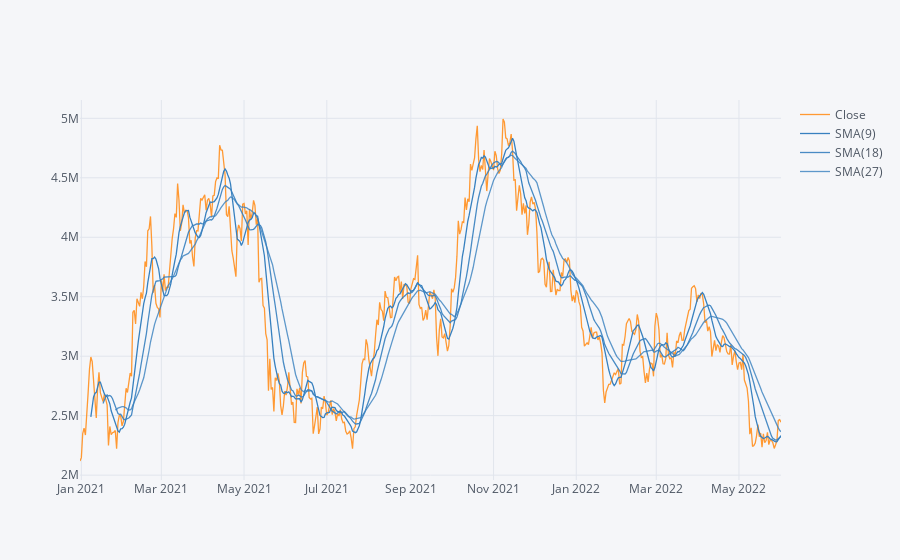

This figure's notebook cell:
### Code cell
df['Close'].loc['2020-12-30':'2022-12-30'].ta_plot(study='sma',periods=[9,18,27])

### Figure 1 — Plotly figure (JSON) as saved in the notebook; plotly's stock layout.template omitted (floating-point values rounded to 4 significant figures; data arrays with more than 128 entries replaced by an {"elided": "..."} marker saying what was removed)
{"data": [{"line": {"color": "rgba(255, 153, 51, 1.0)", "dash": "solid", "shape": "linear", "width": 1.3}, "mode": "lines", "name": "Close", "text": "", "type": "scatter", "x": {"elided": "518 str values"}, "y": {"elided": "518 float values"}}, {"line": {"color": "rgba(55, 128, 191, 1.0)", "dash": "solid", "shape": "linear", "width": 1.3}, "mode": "lines", "name": "SMA(9)", "text": "", "type": "scatter", "x": {"elided": "518 str values"}, "y": {"elided": "518 mixed values"}}, {"line": {"color": "rgba(55, 128, 191, 0.8999999999999999)", "dash": "solid", "shape": "linear", "width": 1.3}, "mode": "lines", "name": "SMA(18)", "text": "", "type": "scatter", "x": {"elided": "518 str values"}, "y": {"elided": "518 mixed values"}}, {"line": {"color": "rgba(55, 128, 191, 0.7999999999999998)", "dash": "solid", "shape": "linear", "width": 1.3}, "mode": "lines", "name": "SMA(27)", "text": "", "type": "scatter", "x": {"elided": "518 str values"}, "y": {"elided": "518 mixed values"}}], "layout": {"legend": {"bgcolor": "#F5F6F9", "font": {"color": "#4D5663"}}, "paper_bgcolor": "#F5F6F9", "plot_bgcolor": "#F5F6F9", "title": {"font": {"color": "#4D5663"}}, "xaxis": {"gridcolor": "#E1E5ED", "showgrid": true, "tickfont": {"color": "#4D5663"}, "title": {"font": {"color": "#4D5663"}, "text": ""}, "zerolinecolor": "#E1E5ED"}, "yaxis": {"gridcolor": "#E1E5ED", "showgrid": true, "tickfont": {"color": "#4D5663"}, "title": {"font": {"color": "#4D5663"}, "text": ""}, "zerolinecolor": "#E1E5ED"}}}
